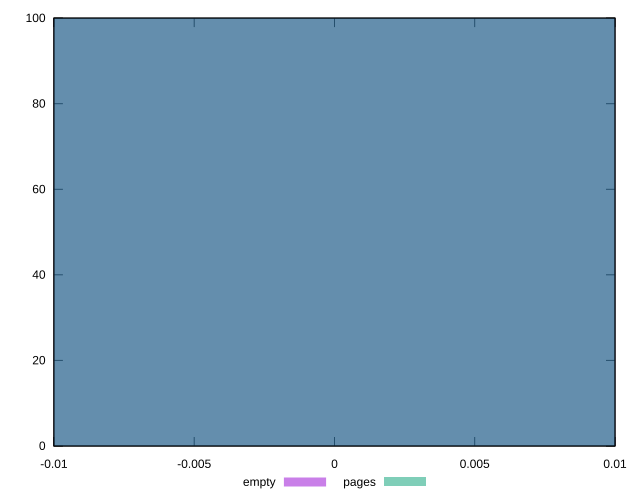

Write gnuplot code to recreate this figure.
reset

$empty <<EOF
0 100
EOF

$pages <<EOF
0 100
EOF

set key outside below
set boxwidth 0.1
set xrange [-0.01:0.01]
set yrange [0:100]
set style fill transparent solid 0.5 noborder
set terminal svg size 640, 500 enhanced background rgb 'white'
set output "report_00007_2020-12-11T15:55:29.892Z/legacy-javascript/comparison/histogram/0_vs_1.svg"

plot $empty title "empty" with boxes, \
     $pages title "pages" with boxes

reset
